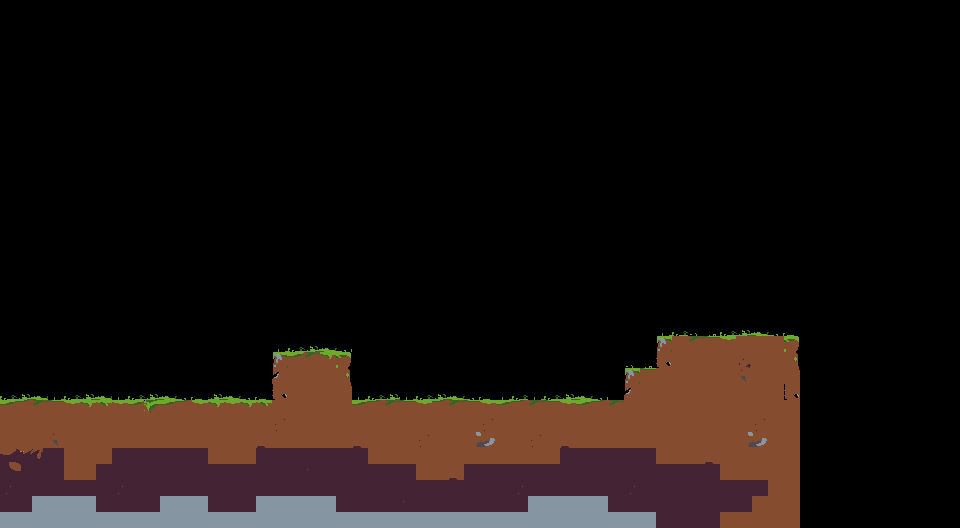

This game map was drawn from its Tiled (.tmx) file and the tilesets committed beside it. A one-line description and the trimmed map source follow:
An orthogonal 60x33 tile map with 16x16 px tiles, 2 tile layers (Tile Layer 1, Tile Layer 2), 2 tilesets.

<map version="1.0" orientation="orthogonal" width="60" height="33" tilewidth="16" tileheight="16">
 <tileset firstgid="1" name="tilemap" tilewidth="16" tileheight="16">
  <image source="tilemap0000.png" width="160" height="160" />
 </tileset>
 <tileset firstgid="101" name="tilemap0000" tilewidth="16" tileheight="16">
  <image source="tilemap0000.png" width="160" height="160" />
 </tileset>
 <layer name="Tile Layer 1" width="60" height="33">
  <data>[1980 cells, 455 non-empty, 31 distinct tile ids]</data>
 </layer>
 <layer name="Tile Layer 2" width="60" height="33">
  <data>[1980 cells, 103 non-empty, 15 distinct tile ids]</data>
 </layer>
</map>